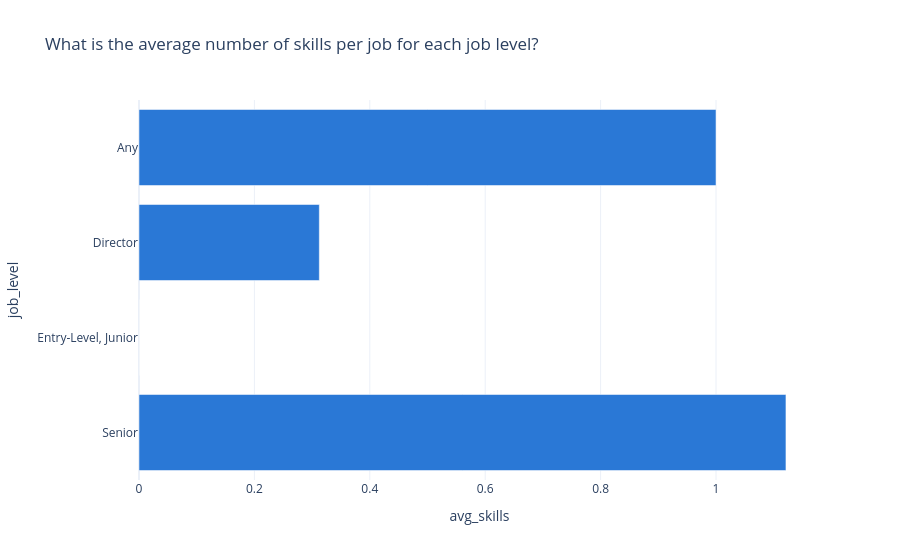

Notebook cell for this chart:
### Code cell
ask_and_chart("What is the average number of skills per job for each job level?")

### Figure 1 — Plotly figure (JSON) as saved in the notebook; plotly's stock layout.template omitted (floating-point values rounded to 4 significant figures)
{"data": [{"hovertemplate": "avg_skills=%{x}<br>job_level=%{y}<extra></extra>", "legendgroup": "", "marker": {"color": "#2a78d6", "pattern": {"shape": ""}}, "name": "", "orientation": "h", "showlegend": false, "textposition": "auto", "type": "bar", "x": [1.121, 0.0, 0.3125, 1.0], "xaxis": "x", "y": ["Senior", "Entry-Level, Junior", "Director", "Any"], "yaxis": "y"}], "layout": {"barmode": "relative", "legend": {"tracegroupgap": 0}, "title": {"text": "What is the average number of skills per job for each job level?"}, "xaxis": {"anchor": "y", "domain": [0, 1], "title": {"text": "avg_skills"}}, "yaxis": {"anchor": "x", "domain": [0, 1], "title": {"text": "job_level"}}}}
